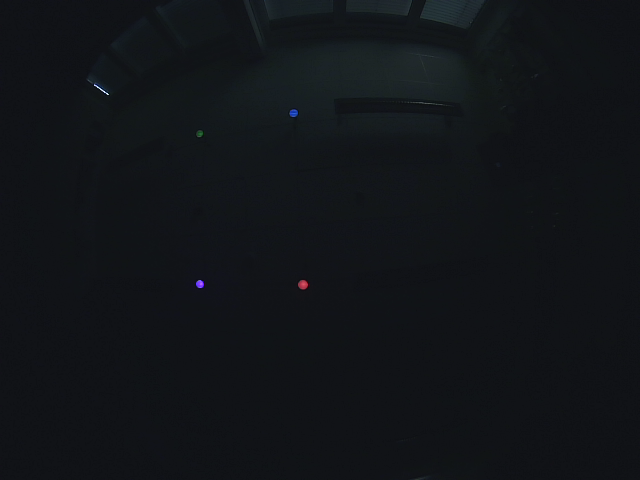
#> input picture src/assignment6_gps/src/img.png, 640 x 480 px
$ python balloon_detector.py   (older library calls are emulated)
#> lines starting #> are read from the running program, lines starting #| are printed output that depends on the picture; after the words box and inside, x2 and y2 are one past the last pixel; in counts of white or black regions, pixels touching at a corner belong together; long printed decimals are rounded
#!/usr/bin/env python2
import functools
import numpy as np
from collections import namedtuple
from itertools import combinations
from time import clock

import cv2
import scipy.optimize
from sklearn.cluster import DBSCAN


# data class for balloons (color specified as the hue from HSV)
Balloon = namedtuple('Balloon', ['name', 'hue', 'position'])

# estimates for balloon positions and hues
# hue is divided by two since opencv uses hues in ranges [0, 180)
balloon_x_base, balloon_x_dist = 2.33, 1.24
balloon_y_base, balloon_y_dist = 1.15, 1.85
balloons = (Balloon('lilac', 260 / 2, (balloon_x_base, balloon_y_base + balloon_y_dist)),
            Balloon('red',   354 / 2, (balloon_x_base + balloon_x_dist, balloon_y_base + balloon_y_dist)),
            Balloon('blue',  222 / 2, (balloon_x_base + balloon_x_dist, balloon_y_base)),
            Balloon('green', 120 / 2, (balloon_x_base, balloon_y_base)),)

# a balloon hues in radians with shape (1, 4)
# angles in range [-pi, pi)
balloon_hues = np.array([[_b.hue for _b in balloons]])


# [16 lines left out: function timed, not called in this run]


class BalloonDetector(object):
    def __init__(self, blur_amount=0, max_cluster_dist=2, min_samples=5,
                 hsv_range_min=(0, 130, 110), hsv_range_max=(181, 255, 255)):
        # how much to blur saturation before thresholding
        self.blur_amount = blur_amount

        # greatest allowed gap in a cluster
        self.max_cluster_dist = max_cluster_dist

        # minimum number of pixels in a
        self.min_samples = min_samples

        self.hsv_range_min = np.array(hsv_range_min)
        self.hsv_range_max = np.array(hsv_range_max)

        # the following attributes are set during detection
        self.balloon_angles = None
        self.balloon_positions = None
        self.mask = None
        self.centers = None
        self.radii = None
        self.xy = None
        self.iterations = None
        self.residual = np.inf

    def detect_balloons(self, hsv, hue, widen_mask=0):
        """
        detect balloons in the image and draw crosses on the detected points
        :param widen_mask: how much to widen the range of HSV values that are considered
        """

        if self.blur_amount > 0:
            hsv = cv2.GaussianBlur(hsv, (self.blur_amount, self.blur_amount), 0)

        mask = cv2.inRange(hsv, self.hsv_range_min - widen_mask, self.hsv_range_max)

        self.mask = mask  # save the mask so the caller can plot it if desired

        # [14 lines of commented-out code are left out]

        ys, xs = np.where(mask)

        if len(ys) < 1:
            return {}

        X = np.column_stack((xs, ys))
        db = DBSCAN(eps=self.max_cluster_dist, min_samples=self.min_samples).fit(X)
        labels = db.labels_

        # Number of clusters that DBSCAN found (ignoring noise label)
        n_clusters = np.max(labels) + 1

        if n_clusters < 1:
            return {}

        # first two columns: x, y coordinates, remaining columns are hue distances
        clusters = np.zeros((n_clusters, 2))
        hues = np.zeros((n_clusters, 1))
        for k in xrange(n_clusters):
            points = X[labels == k]

            center = np.average(points, axis=0)
            clusters[k] = center

            x, y = center

            hues[k] = hue[int(y), int(x)]  # get hues of pixels in original image

        # map from each balloon to the best angle
        balloon_angles = {}
        balloon_positions = {}
        max_y, max_x = hue.shape
        origin = np.array((max_x, max_y)) * .5

        balloon_hue_dist = angle_diff(hues, balloon_hues)

        # iterate over balloons in the order of minimal hue distance
        max_count = min(len(balloons), n_clusters)
        while len(balloon_angles) < max_count:
            # find best match for this balloon
            row, col = np.unravel_index(balloon_hue_dist.argmin(), balloon_hue_dist.shape)
            balloon = balloons[col]

            pos = clusters[row]
            balloon_positions[balloon] = pos

            # calculate the angle from the center of the picture
            x, y = pos - origin
            balloon_angles[balloon] = np.arctan2(-y, x)

            balloon_hue_dist[:, col] = np.inf  # prevent getting this balloon again
            balloon_hue_dist[row] = np.inf  # set hue distances in this row to inf to prevent further matches

        self.balloon_positions = balloon_positions
        return balloon_angles

    def calculate_position(self, hsv, hue, widen_mask=(0, 0, 0)):
        """ :returns the position of the car in world coordinates or None if it isn't available """
        balloon_angles = self.detect_balloons(hsv, hue, widen_mask)
        self.balloon_angles = balloon_angles

        if len(balloon_angles) < 3:  # not enough balloons detected
            return None

        centers = []
        radii = []

        for (a_bal, alpha_a), (b_bal, alpha_b) in combinations(balloon_angles.items(), 2):
            a_to_b = np.array(b_bal.position) - a_bal.position

            alpha = alpha_a - alpha_b
            beta = np.pi / 2 - alpha

            stretch_factor = np.linalg.norm(a_to_b)
            radius = 0.5 * stretch_factor / np.cos(beta)

            circle_o = np.tan(beta) * np.array((-a_to_b[1], a_to_b[0]))

            circle_world = a_bal.position + 0.5 * (a_to_b + circle_o)

            centers.append(circle_world)
            radii.append(radius)

        centers = self.centers = np.array(centers)
        radii = self.radii = np.array(radii)

        # we derived a set of linear equations by subtracting the first circle equation from the rest
        # thereby eliminating the quadratic terms

        # one of the circle equations is the base that gets subtracted from the others
        base_center, other_centers = centers[0], centers[1:]
        base_radii, other_radii = radii[0], radii[1:]

        a = 2 * (other_centers - base_center)
        b = np.sum(other_centers ** 2 - base_center ** 2, axis=-1) + (base_radii ** 2 - other_radii ** 2)

        # find least-squares solution for the linear equation system
        xy, self.residual = np.linalg.lstsq(a, b)[:2]

        return xy

    def calculate_best_position(self, img, max_residual=.5, widen_mask_iter=(0, 14, 17), max_iters=1):
        """ tries to adjust the mask parameters until a solution with a low residual is found """

        hsv = cv2.cvtColor(img, cv2.COLOR_BGR2HSV)
        hue = hsv[:, :, 0].astype(np.float)

        widen_mask = np.array((0, 0, 0))
        for i in xrange(max_iters):
            self.xy = self.calculate_position(hsv, hue, widen_mask)
            if self.xy is not None and not (self.residual > max_residual):
                self.iterations = i
                return self.xy
            widen_mask += widen_mask_iter

        self.iterations = None
        return None

    @staticmethod
    def angle_mean(angles):
        return np.arctan2(np.sin(angles).sum(), np.cos(angles).sum())

    def calculate_angle(self):
        """ calculates the yaw angle based on the last parsed image """
        full_circle = 2 * np.pi

        angles = [vector_to_angle(balloon.position - self.xy) + angle
                  for balloon, angle in self.balloon_angles.items()]
        return BalloonDetector.angle_mean(angles) - np.pi / 2  # median of angle offsets for each detected balloon

    def res_fun(self, xy):
        """ returns the true residual of the specified solution """
        return (np.sum((self.centers - xy) ** 2, axis=-1) - self.radii ** 2) ** 2

    # [10 lines left out: function compare_nonlinear, not called in this run]

    def draw_markers(self, img):
        """ draw markers for the last detected positions """
        max_y, max_x, _ = img.shape

        # draw coordinate system
        cv2.line(img, (max_x / 2, 0), (max_x / 2, max_y), (255, 255, 255))
        cv2.line(img, (0, max_y / 2), (max_x, max_y / 2), (255, 255, 255))

        # mark position with a cross
        for balloon, pos in self.balloon_positions.items():
            draw_cross(img, pos, balloon.name, balloon.hue)

        if self.iterations is not None:
            label = 'iteration %d, residual: %s' % (self.iterations + 1, self.residual)
            draw_text(img, label, (10, max_y - 20), (0, 255, 0))


def draw_cross(img, pos, label, hue, l_width=1, l_len=8):
    """ draw a cross at the specified position on the image as well as a label """
    pos = np.round(np.asarray(pos)).astype(np.int)
    off_x, off_y = [l_len, 0], [0, l_len]
    # for the line / text color convert from hue to bgr
    color = tuple(cv2.cvtColor(np.uint8([[[hue, 255, 255]]]), cv2.COLOR_HSV2BGR)[0, 0].astype(np.int))
    cv2.line(img, tuple(pos - off_x), tuple(pos + off_x), color, l_width)
    cv2.line(img, tuple(pos - off_y), tuple(pos + off_y), color, l_width)
    draw_text(img, label, tuple(pos + [l_len + 3, 3]), color)


def draw_text(img, text, pos, color, font=cv2.FONT_HERSHEY_SIMPLEX, f_size=0.5, line=cv2.LINE_AA):
    cv2.putText(img, text, pos, font, f_size, color, lineType=line)


def angle_diff(angle_a, angle_b, half_circle=90):
    """ computes the minimum angle distance between two hue angles in range [0, 180) """
    return half_circle - np.abs(np.abs(angle_a - angle_b) - half_circle)


def vector_to_angle(vec):
    """ find the angle to the x axis of a vector """
    return np.arctan2(vec[1], vec[0])


# for testing: a main method
def main(img_fname, use_mpl=True, show_cv2=True, block=True):
#> called with img_fname = 'img.png', use_mpl = True, show_cv2 = True, block = True
    np.set_printoptions(precision=5, suppress=True)  # less verbose numpy printing

    if use_mpl:
        import matplotlib.pyplot as plt
        from matplotlib.colors import hsv_to_rgb

        axes = list(plt.subplots(1, 3, num='balloon detector: %s' % img_fname,
                                 figsize=(20, 5), facecolor='w')[1].reshape(-1))

        ax = axes.pop()
        ax.set_title('world coordinate triangulation')
        for b in balloons:
            ax.plot(*b.position, color=hsv_to_rgb((b.hue / 180.0, 1, 1)), marker='o', markersize=10)

        # dynamically grabs a new subplot from the available ones
        def show_image(img, title, cmap=None):
            """ shows an image in matplotlib, either with the specified color map or converted to RGB """
            ax = axes.pop(0)
            ax.set_title(title)
            ax.axis('off')
            if cmap:
                ax.imshow(img, cmap)
            else:
                ax.imshow(cv2.cvtColor(img, cv2.COLOR_BGR2RGB))
    elif show_cv2:
        def show_image(img, title, cmap=None):
            """ shows an image in cv2 """
            cv2.imshow(title, img)
    else:
        def show_image(i, title, cmap=None):
            pass

    img = cv2.imread(img_fname)
#> img is the input picture: shape (480, 640, 3); mean B, G, R 24.4, 20.7, 17.6

    if img is None:
        print('could not read image at %s' % img_fname)
        sys.exit(1)

    # show_image(img, 'source image')

    detector = BalloonDetector()
    xy = detector.calculate_best_position(img)
#> in calculate_best_position, `hsv = cv2.cvtColor(img, cv2.COLOR_BGR2HSV)`: hsv: shape (480, 640, 3); mean H, S, V 106.9, 70.7, 24.5
#> in calculate_best_position, `hue = hsv[:, :, 0].astype(np.float)`:
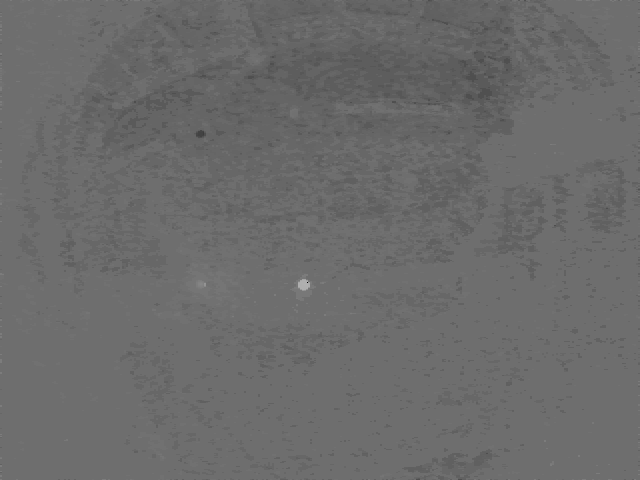
#> hue: shape (480, 640) float64; min 0, max 179, mean 106.9
#> the loop in calculate_best_position, `for i in xrange(max_iters):` made 1 pass
#> self.xy on pass 1: [3.76, 2.59]
#> pass 1, in detect_balloons, `mask = cv2.inRange(hsv, self.hsv_range_min - widen_mask, self.hsv_rang..`:
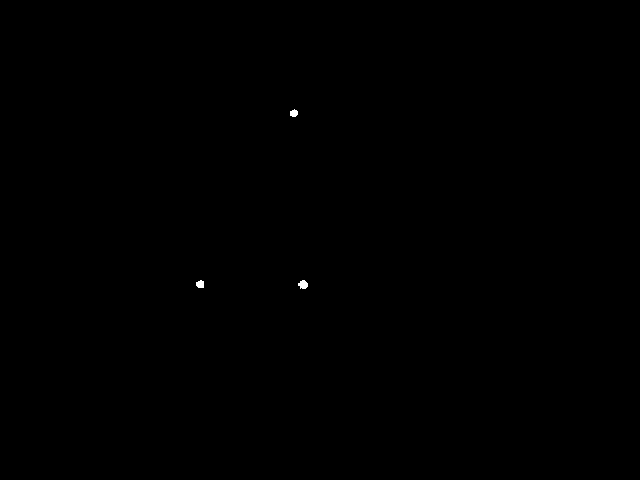
#> mask: shape (480, 640); 0.05% white; 3 white regions, box (x1, y1, x2, y2) and area: (298, 280, 308, 289) 66, (196, 280, 204, 288) 53, (290, 109, 298, 117) 49
#> after the loop in calculate_best_position, `for i in xrange(max_iters):`: widen_mask = [0, 0, 0]
#> xy = [3.76, 2.59]
    angle = detector.calculate_angle() if xy is not None else 0
#> in calculate_angle, `angles = [vector_to_angle(balloon.position - self.xy) + angle for ball..`: angles = [0.0713, 0.0713, 0.0713]
#> angle = -1.5
    print('Position in world coordinates: %s, angle: %6.2f, residual: %s' %
          (xy, np.rad2deg(angle), detector.residual))
#| Position in world coordinates: [3.764 2.590], angle: -85.91, residual: []

    show_image(detector.mask, 'mask', 'gray')
    detector.draw_markers(img)
#> in draw_markers, `cv2.line(img, (0, max_y / 2), (max_x, max_y / 2), (255, 255, 255))`:
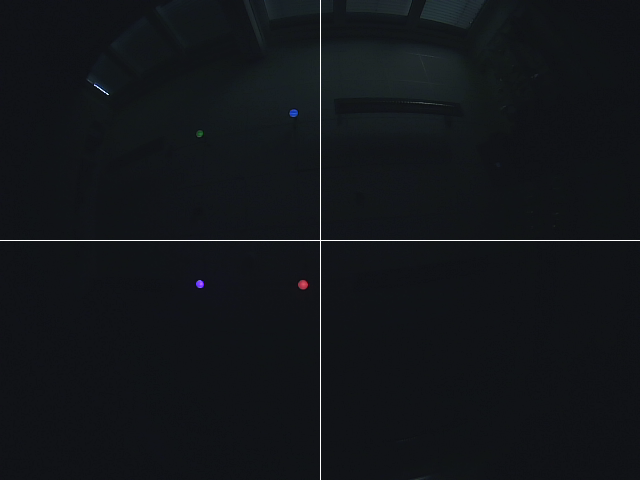
#> img: shape (480, 640, 3); mean B, G, R 25.3, 21.5, 18.5
#> after the loop in draw_markers, `for balloon, pos in self.balloon_positions.items():`:
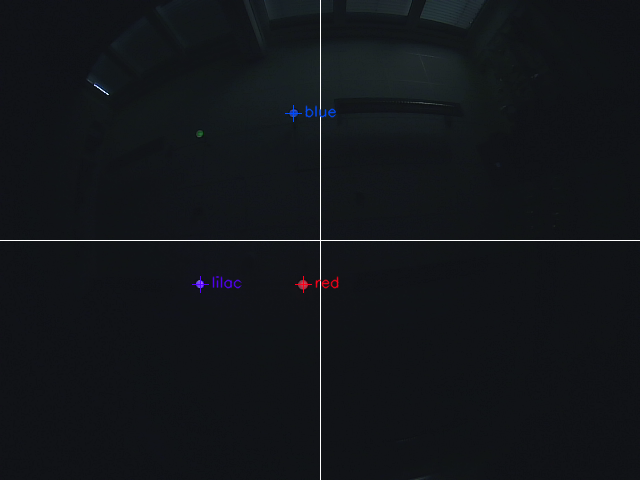
#> img: shape (480, 640, 3); 0.24% of pixels changed, all inside (x1, y1, x2, y2) = (192, 105, 339, 293)
#> call 4 of draw_text, with text = 'iteration 1, residual: []', pos = (10, 460), color = (0, 255, 0), font = 0, f_size = 0.5, line = 16
#> in draw_text (call 4), `cv2.putText(img, text, pos, font, f_size, color, lineType=line)`:
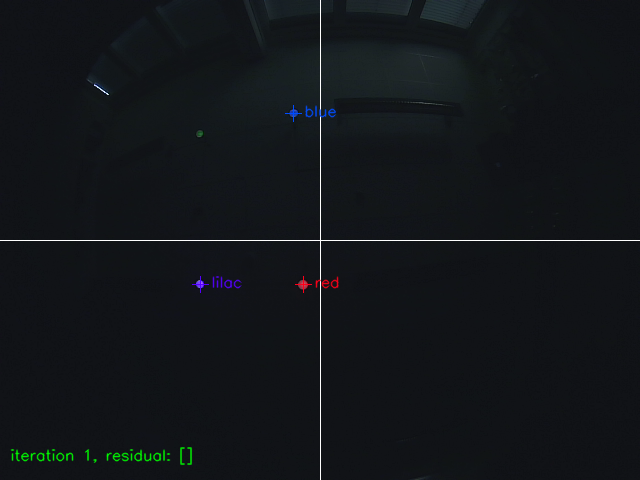
#> img: shape (480, 640, 3); 0.37% of pixels changed, all inside (x1, y1, x2, y2) = (10, 447, 193, 466)
    show_image(img, 'cluster midpoints')

    if use_mpl:
        if detector.centers is not None:
            for center, radius in zip(detector.centers, detector.radii):
                ax.plot(*center, marker='x')
                ax.add_artist(plt.Circle(center, radius, fill=False, alpha=0.3))

        if xy is not None:
            x, y = xy
#> x = 3.76; y = 2.59
            ax.plot(x, y, marker='*', alpha=0.6)

            arrow_size = 0.2
            ax.arrow(x, y, np.sin(angle + np.pi / 2) * arrow_size, -np.cos(angle + np.pi / 2) * arrow_size,
                     head_width=0.05, head_length=0.1, fc='k', ec='k')

        scale = 1.25 * max(balloon_x_dist, balloon_y_dist)
        x_orig = balloon_x_base + balloon_x_dist / 2
        y_orig = balloon_y_base + balloon_y_dist / 2
        ax.set_xlim((x_orig - scale, x_orig + scale))
        ax.set_ylim((y_orig - scale, y_orig + scale))
        ax.set_aspect(1, 'datalim')  # keep circles as circles
        plt.tight_layout()
        plt.show(block=block)
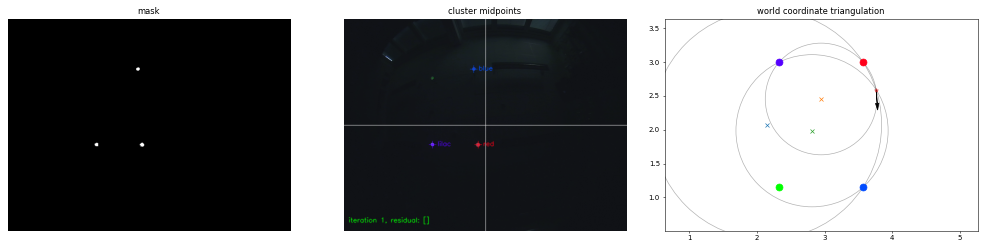
#> figure drawn by matplotlib, 3 panels

    elif show_cv2 and block:
        modifiers = {225, 227, 231, 233}
        while cv2.waitKey(0) in modifiers:  # ignore modifier keys
            print('ignoring modifier')
        cv2.destroyAllWindows()


if __name__ == '__main__':
    import sys

    main(sys.argv[1] if len(sys.argv) > 1 else 'img.png')
